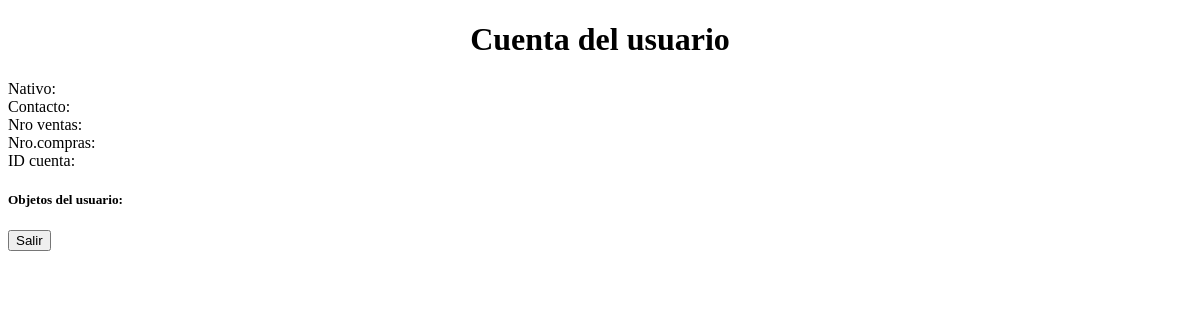
The page /profile/tomas on the database as committed earlier.
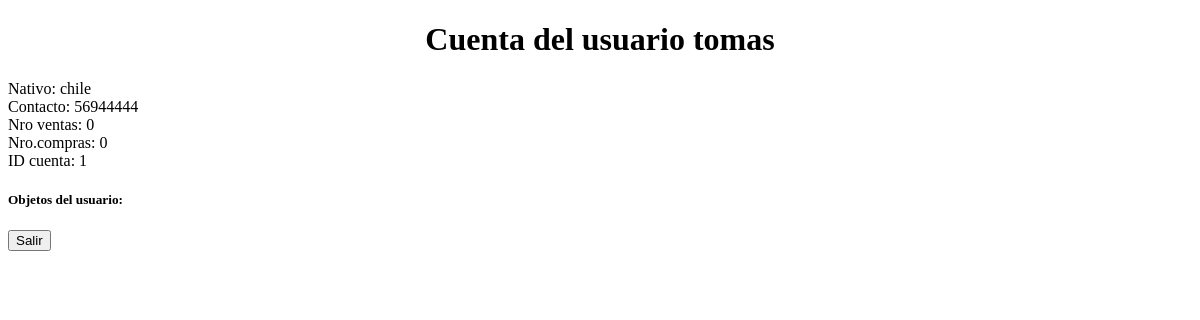
The same page on the database as committed later.
### app.py (models this page shows)
class personas(db.Model):
    apodo = db.Column(db.String(50), primary_key=True)
    password = db.Column(db.String(80), nullable=False)
    nativo = db.Column(db.String(80), nullable=False)
    contacto = db.Column(db.Integer, nullable=False)
    ventas = db.Column(db.Integer, nullable=True)
    compras = db.Column(db.Integer, nullable=False)
    id_c = db.Column(db.String(50), db.ForeignKey('cuenta.id'))

### app.py (the view)
@app.route("/profile/<apodo>", methods=['GET','POST'])
def profile(apodo):
    user = personas.query.filter_by(apodo=apodo).first()
    return render_template('profile.html', user=user)

### templates/profile.html (shortened to what this page needs)
{% extends "base.html" %}
{% block content %}
    <center><h1>Cuenta del usuario {{ user.apodo }} </h1> </center>
      <p>Nativo: {{ user.nativo }}<br/>
      Contacto: {{user.contacto}}<br/>
      Nro ventas: {{ user.ventas }}<br/>
      Nro.compras: {{ user.compras }}<br/>
      ID cuenta: {{ user.id_c }}<br/>
       <p>
      <h5>Objetos del usuario: </h5>
       <p>
      <input type="button" value="Salir"onclick="location.href='http://localhost:3000'" ></p>
{% endblock %}

Rows that differ between the two databases and show on the page:
added personas: apodo "tomas", nativo "chile", contacto "56944444", ventas "0", compras "0", id_c "1"
